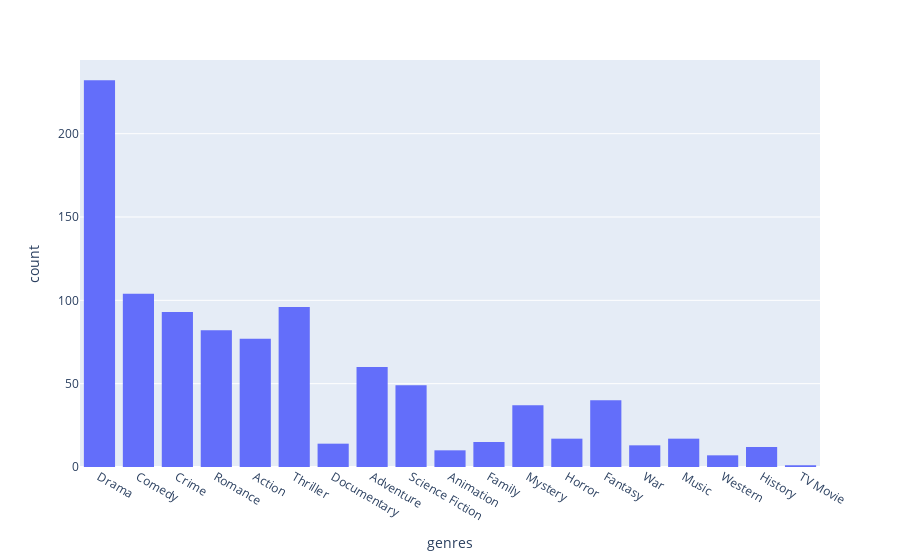

The notebook cell this image was saved under:
### Code cell
# The most represented genres
genres = df_movies["genres"]

acc_genres= []
for genre in range(len(genres)):
    acc_genres.extend(genres[genre])

colums=["genres"]
data=acc_genres

df_genres=pd.DataFrame(data=acc_genres, columns=colums)

px.histogram(df_genres, x="genres")

### Figure 1 — Plotly figure (JSON) as saved in the notebook; plotly's stock layout.template omitted (floating-point values rounded to 4 significant figures; data arrays with more than 128 entries replaced by an {"elided": "..."} marker saying what was removed)
{"data": [{"alignmentgroup": "True", "bingroup": "x", "hovertemplate": "genres=%{x}<br>count=%{y}<extra></extra>", "legendgroup": "", "marker": {"color": "#636efa", "pattern": {"shape": ""}}, "name": "", "offsetgroup": "", "orientation": "v", "showlegend": false, "type": "histogram", "x": {"elided": "976 str values"}, "xaxis": "x", "yaxis": "y"}], "layout": {"autosize": true, "barmode": "relative", "legend": {"tracegroupgap": 0}, "margin": {"t": 60}, "xaxis": {"anchor": "y", "autorange": true, "domain": [0, 1], "range": [-0.5, 18.5], "title": {"text": "genres"}, "type": "category"}, "yaxis": {"anchor": "x", "autorange": true, "domain": [0, 1], "range": [0, 244.2], "title": {"text": "count"}}}}
